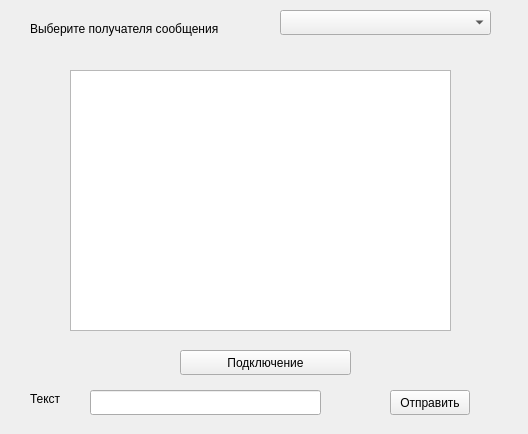
<?xml version="1.0" encoding="UTF-8"?>
<ui version="4.0">
 <class>ClientInterface</class>
 <widget class="QWidget" name="ClientInterface">
  <property name="geometry">
   <rect>
    <x>0</x>
    <y>0</y>
    <width>528</width>
    <height>434</height>
   </rect>
  </property>
  <property name="windowTitle">
   <string>Form</string>
  </property>
  <widget class="QPushButton" name="connect">
   <property name="geometry">
    <rect>
     <x>180</x>
     <y>350</y>
     <width>171</width>
     <height>25</height>
    </rect>
   </property>
   <property name="text">
    <string>Подключение</string>
   </property>
  </widget>
  <widget class="QLineEdit" name="message">
   <property name="geometry">
    <rect>
     <x>90</x>
     <y>390</y>
     <width>231</width>
     <height>25</height>
    </rect>
   </property>
  </widget>
  <widget class="QLabel" name="text">
   <property name="geometry">
    <rect>
     <x>30</x>
     <y>390</y>
     <width>54</width>
     <height>17</height>
    </rect>
   </property>
   <property name="text">
    <string>Текст</string>
   </property>
  </widget>
  <widget class="QPushButton" name="send">
   <property name="geometry">
    <rect>
     <x>390</x>
     <y>390</y>
     <width>80</width>
     <height>25</height>
    </rect>
   </property>
   <property name="text">
    <string>Отправить</string>
   </property>
  </widget>
  <widget class="QListView" name="chat">
   <property name="geometry">
    <rect>
     <x>70</x>
     <y>70</y>
     <width>381</width>
     <height>261</height>
    </rect>
   </property>
  </widget>
  <widget class="QLabel" name="label">
   <property name="geometry">
    <rect>
     <x>30</x>
     <y>20</y>
     <width>231</width>
     <height>17</height>
    </rect>
   </property>
   <property name="text">
    <string>Выберите получателя сообщения</string>
   </property>
  </widget>
  <widget class="QComboBox" name="userBox">
   <property name="geometry">
    <rect>
     <x>280</x>
     <y>10</y>
     <width>211</width>
     <height>25</height>
    </rect>
   </property>
  </widget>
 </widget>
 <resources/>
 <connections/>
</ui>
